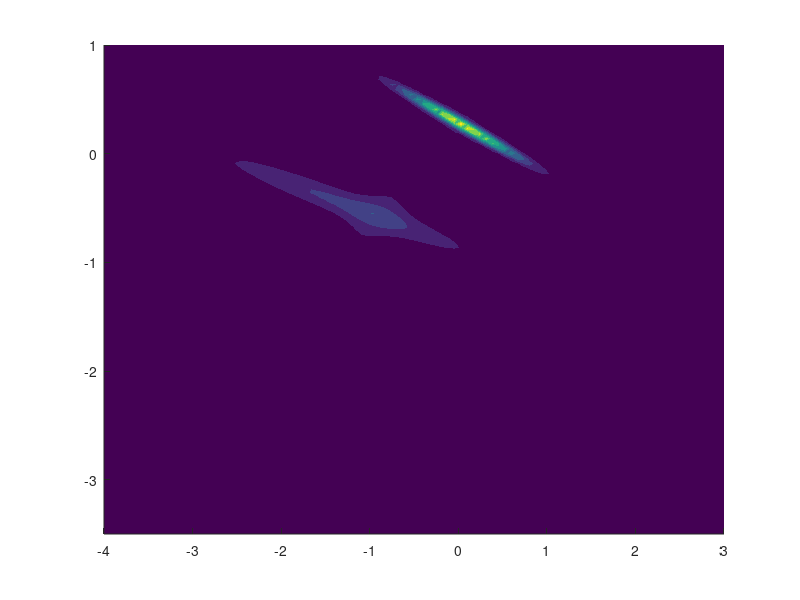
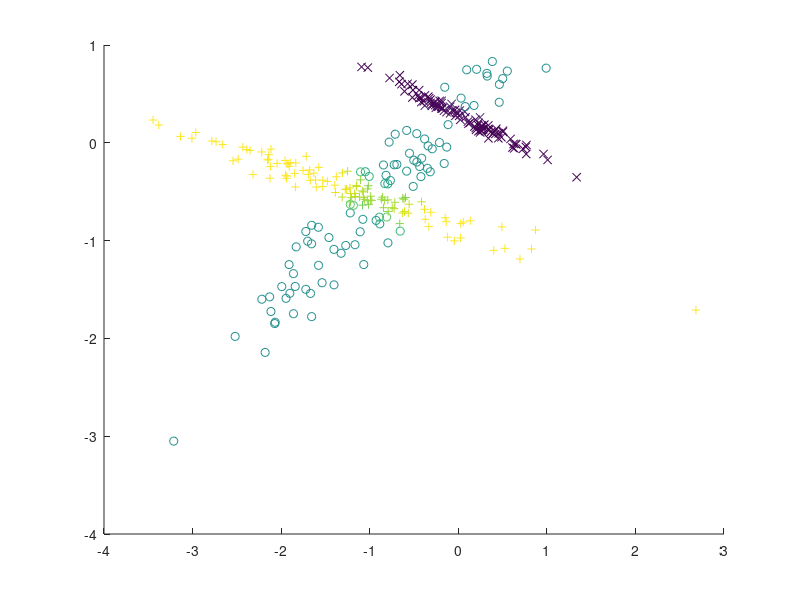

MATLAB code for these plots, in order:
clear;
clc;

function z = gaussian(x,mean,cov, covinv)
  z =(1/sqrt((2*pi)*det(cov)))*exp(-0.5*(x-mean)'*covinv*(x-mean));
end

function z = gaussmix(x,means,covs,covinvs,priors)
  m = rows(means);
  z = 0;
  for c = 1:columns(priors)
    mean = means(:,c);
    cov = reshape(covs(:,c),[m,m]);
    covinv = reshape(covinvs(:,c),[m,m]);
    z += priors(c)*gaussian(x,mean,cov,covinv);
  end
end

function Z = gaussmixN(X,means,covs,priors)
  k = columns(priors);
  m = rows(means);
  covinvs = [];
  for c = 1:k
    cov = covs(:,c);
    cov = reshape(cov,[m,m]);
    covinv = inv(cov);
    covinvs = [covinvs,covinv(:)];
  end
  n = rows(X);
  Z = zeros(n,1);
  for i = 1:n
    Z(i) = gaussmix(X(i,:)',means,covs,covinvs,priors);
  end
end

function P = posteriors(X,means,covs, priors)
  k = columns(priors);
  n = rows(X);
  m = columns(X);
  P = zeros(n,k);
  covinvs = [];
  for c = 1:k
    cov = covs(:,c);
    cov = reshape(cov,[m,m]);
    covinv = inv(cov);
    covinvs = [covinvs,covinv(:)];
  end
  for i = 1:n
    probs = [];
    for c = 1:k
      prior = priors(c);
      mean = means(:,c);
      cov = reshape(covs(:,c),[m,m]);
      covinv = reshape(covinvs(:,c),[m,m]);
      probs = [probs,prior*gaussian(X(i,:)',mean,cov,covinv)];
    end
    s = sum(probs);
    for c = 1:k
      P(i,c) = probs(c)/s;
    end
  end
end

gauss = @(x,mean,cov) gaussian(x,mean,cov,inv(cov));
n_gauss = @(x,mean,cov) n_gaussian(x,mean,cov,inv(cov));




X = load('mixture.txt');
n = rows(X);
m = columns(X);
k = 3;

priors = (ones(1,k)*(1/k));
rand_indices = randperm(n,k);
means = [];
covariances = [];
for c = 1:k
  means = [means, X(rand_indices(c),:)'];
  %means = [means, rand(2,1)*5];
  covariances = [covariances, eye(m,m)(:)];
end
gamma_ik = zeros(n,k);
for i = 1:n
  gamma_ik(i,randi(k)) = 1;
end

liklhd_prev = 0;
liklhd_current = 1;
iter = 0;
%for iter = 1:20
while (liklhd_current-liklhd_prev) > 0.01
  for c = 1:k
    nk = sum(gamma_ik(:,c));
    % update prior
    priors(:,c) = nk/n;
    % update mean
    mean = zeros(m,1);
    for i = 1:n
      mean += gamma_ik(i,c)*X(i,:)';
    end
    mean *= 1/nk;
    means(:,c) = mean;
    % update covariance
    cov = zeros(m,m);
    for i = 1:n
      diff = X(i,:)' - mean;
      cov += gamma_ik(i,c)*diff*diff';
    end
    cov *= 1/nk;
    covariances(:,c) = cov(:);
  end
  gamma_ik = posteriors(X,means,covariances,priors);
  % update convergence criteria
  liklhd_prev = liklhd_current
  liklhd_current = sum(log(1+gaussmixN(X,means,covariances,priors)))
  iter+=1
end

%result
priors
means
covariances

% viz
gamma_ik = posteriors(X,means,covariances,priors);
classes = [];
for i = 1:n
  [mx,idx] = max(gamma_ik(i,:));
  classes = [classes; idx];
end

x = linspace(-4,3,100);
y = linspace(-3.5,1,100);
[x,y] = meshgrid(x,y);
shape = size(x);
Z = gaussmixN([x(:),y(:)],means,covariances,priors);
Z = reshape(Z,shape);
figure,hold on;
scatter(X(:,1),X(:,2),'white','x');
contourf(x,y,Z,'LineColor', 'none');

uClass = unique(classes);
pntColor = colorcube(length(uClass));
colors = gamma_ik*pntColor;
markers = ['x','o','+'];
figure,hold on;
for ind = 1:length(uClass)
    %scatter(X(:,1)(classes == uClass(ind)), X(:,2)(classes == uClass(ind)),[], pntColor(ind,:),'x')
    scatter(X(:,1)(classes == uClass(ind)), X(:,2)(classes == uClass(ind)),[], colors(classes == uClass(ind)),markers(uClass(ind)))
end
